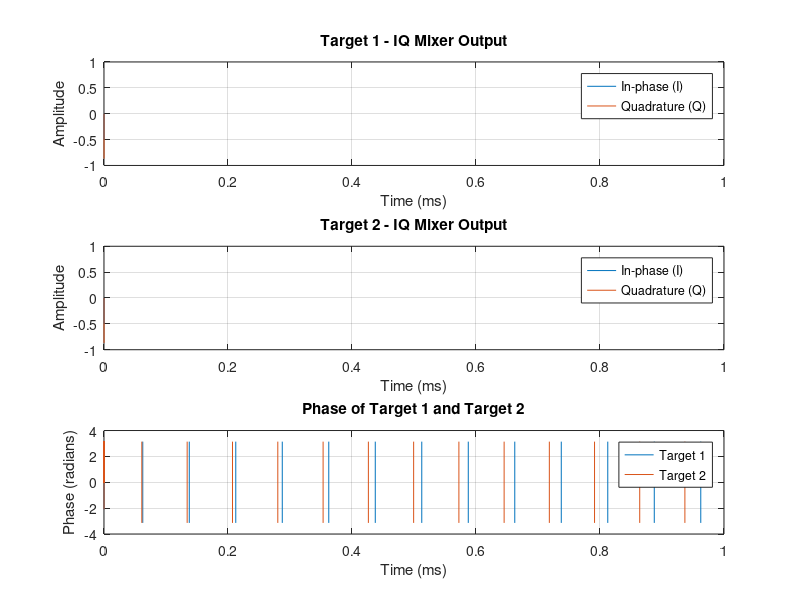

Write MATLAB code to recreate this figure.
% Parameters
fs = 3e9; % Sampling frequency (Hz)
f0 = 1e9; % Start frequency of chirp (Hz)
bw = 200e6; % Chirp bandwidth (Hz)
T = 1e-3; % Chirp duration (s)

% Target parameters
target1Distance = 10; % Target 1 at 10 meters
target1Speed = 0;    % Target 1 moving at 50 m/s
target2Distance = 10; % Target 2 at 30 meters
target2Speed = -50;   % Target 2 moving at -20 m/s (approaching)

c = 3e8; % Speed of light (m/s)

% Control flag for plotting waveforms
plotWaveforms = false;

% Time vector
t = (0:1/fs:T-1/fs);

% Generate transmitted chirp signal
chirpRate = bw / T;
txSignal = exp(1j * 2 * pi * (f0 * t + (chirpRate/2) * t.^2));

%% --- Compute Reflected Signal for Target 1 ---
timeDelay1 = 2 * target1Distance / c;
instantaneousFreq1 = f0 + chirpRate * t;
dopplerShift1 = 2 * instantaneousFreq1 * target1Speed / c;

delayedSignal1 = interp1(t, txSignal, t - timeDelay1, 'linear', 0);
reflectedSignal1 = delayedSignal1 .* exp(1j * 2 * pi * cumsum(dopplerShift1) / fs);

% IQ Mixer Processing for Target 1
A1 = conj(reflectedSignal1) .* txSignal;
I1 = real(A1);
Q1 = imag(A1);

%% --- Compute Reflected Signal for Target 2 ---
timeDelay2 = 2 * target2Distance / c;
instantaneousFreq2 = f0 + chirpRate * t;
dopplerShift2 = 2 * instantaneousFreq2 * target2Speed / c;

delayedSignal2 = interp1(t, txSignal, t - timeDelay2, 'linear', 0);
reflectedSignal2 = delayedSignal2 .* exp(1j * 2 * pi * cumsum(dopplerShift2) / fs);

% IQ Mixer Processing for Target 2
A2 = conj(reflectedSignal2) .* txSignal;
I2 = real(A2);
Q2 = imag(A2);

%% --- Optional Plot of Transmit and Received Waveforms ---
if plotWaveforms
    figure;
    subplot(2,1,1);
    plot(t * 1e3, real(txSignal));
    title('Transmitted Signal');
    xlabel('Time (ms)');
    ylabel('Amplitude');
    grid on;
    
    subplot(2,1,2);
    plot(t * 1e3, real(reflectedSignal1), t * 1e3, real(reflectedSignal2));
    title('Received Signals');
    xlabel('Time (ms)');
    ylabel('Amplitude');
    legend('Target 1', 'Target 2');
    grid on;
end

%% --- Plot Results ---
if plotWaveforms
    figure
else
    clf;
end

% 1. Real and Imaginary parts of mixed signal 1
subplot(3,1,1);
plot(t * 1e3, I1, t * 1e3, Q1);
title('Target 1 - IQ Mixer Output');
xlabel('Time (ms)');
ylabel('Amplitude');
legend('In-phase (I)', 'Quadrature (Q)');
grid on;

% 2. Real and Imaginary parts of mixed signal 2
subplot(3,1,2);
plot(t * 1e3, I2, t * 1e3, Q2);
title('Target 2 - IQ Mixer Output');
xlabel('Time (ms)');
ylabel('Amplitude');
legend('In-phase (I)', 'Quadrature (Q)');
grid on;

% 3. Phase of both signals
subplot(3,1,3);
plot(t * 1e3, (angle(A1)), t * 1e3, (angle(A2)));
title('Phase of Target 1 and Target 2');
xlabel('Time (ms)');
ylabel('Phase (radians)');
legend('Target 1', 'Target 2');
grid on;